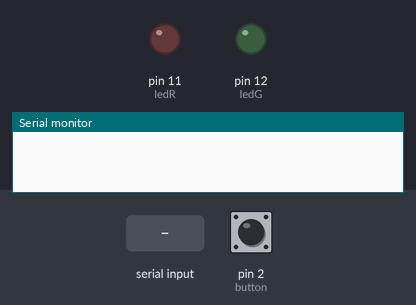
This sketch was run on a simulated Arduino Uno, built with avr-gcc and run on an emulated ATmega328P. Shown: output pins drawn as LEDs (lit = HIGH), the last lines printed to the serial monitor. Dashed ring = blinking. The test bench sets the inputs (shaded band); at power-on: pin 2 (button) HIGH.

Above: at 1.2 s.
1.3 s: pin 2 (button) pulled LOW for 0.15 s
At 1.5 s:
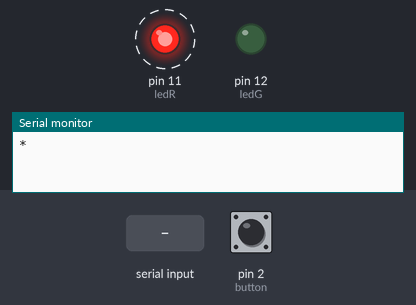
4.3 s: "30,150\n" received over Serial
At 9.5 s:
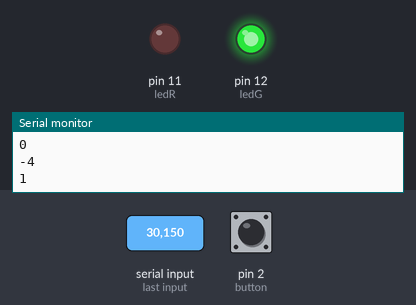
Timing chart, 0 to 14.8 s (numbered marks = the images above; inputs shaded):
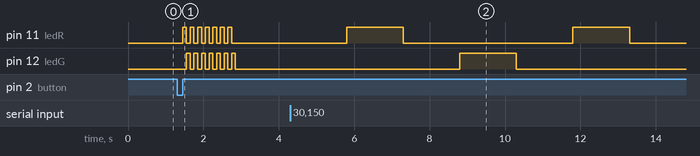

Measured:
- after the input at 1.3 s, pin 11 (ledR): alternates HIGH for 0.10 s and LOW for 0.10 s, 14 changes in all, then stays LOW, starting after 0.15 s; pin 12 (ledG): alternates HIGH for 0.10 s and LOW for 0.10 s, 14 changes in all, then stays LOW, starting after 0.25 s
- after the input at 4.3 s, pin 11 (ledR): alternates HIGH for 1.5 s and LOW for 4.5 s, starting after 1.5 s; pin 12 (ledG): LOW → HIGH after 4.5 s, → LOW 1.5 s later

The sketch:

sketch.ino
```cpp
#include <ezButton.h>

//ezButton object that attaches to pin 2
ezButton button(2);

//LED setup
const int ledR = 11;
const int ledG = 12;

void powerOffAll() {
  digitalWrite(ledR, LOW);
  digitalWrite(ledG, LOW);
  }

void flicker() {
    digitalWrite(ledR, HIGH);
    delay(100);
    digitalWrite(ledR, LOW);
    digitalWrite(ledG, HIGH);
    delay(100);
    digitalWrite(ledG,LOW);
  }

void setup() {

  pinMode(ledR, OUTPUT);
  pinMode(ledG, OUTPUT);

  Serial.begin(9600);

  powerOffAll();

}

void loop() {
  // Must call the loop function first
  button.loop();
  if(button.isReleased()) {

    Serial.write(42);
    int randomInt = (0, 3);
    while (randomInt < 10) {
      flicker();
      randomInt++;
    }

  }

  if (Serial.available() > 0) {
      int ledNumber = Serial.read() - '0';
      Serial.println(ledNumber);


      //I've put delay in these switch statements and its not delaying
      //anything, I think its because the code runs the delay too "quickly"
      switch (ledNumber) {
        case 0:
          digitalWrite(ledR, HIGH);
          break;
        case 1:
          digitalWrite(ledG, HIGH);
          break;
        default:
          break;
        }
        delay(1500);
        powerOffAll();
    }

}
```
